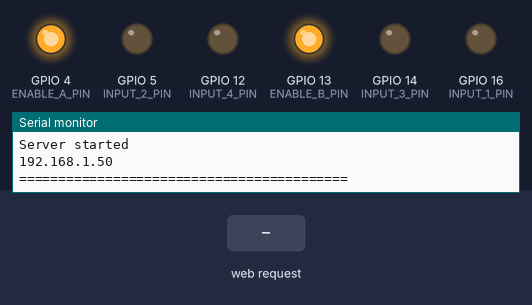
This sketch was run on a simulated ESP8266 (NodeMCU). On the bench: output pins drawn as LEDs (lit = HIGH), the last lines printed to the serial monitor. The test bench sets the inputs (shaded band). WiFi joins after 1.5 s; servers stay silent unless stated.

Above: at 2.8 s.
2.9 s: HTTP request GET /forward received
At 3.3 s:
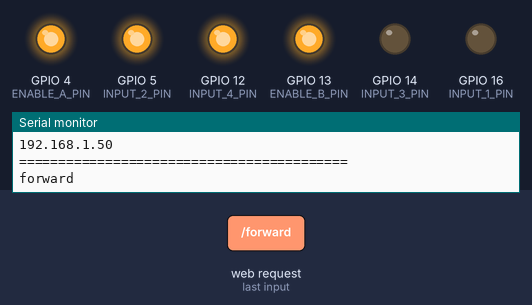
4.4 s: HTTP request GET /backward received
At 5.6 s:
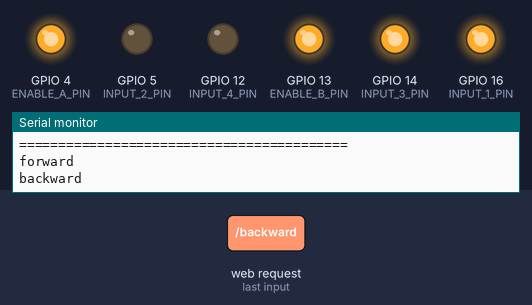
5.9 s: HTTP request GET /left received
At 6.8 s:
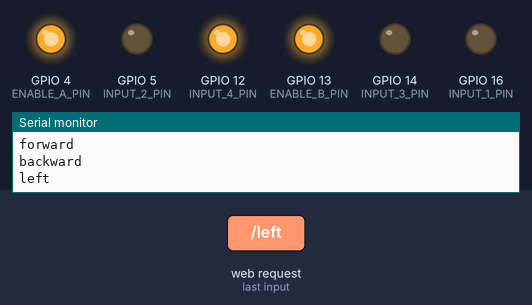
7.4 s: HTTP request GET /right received
At 7.9 s:
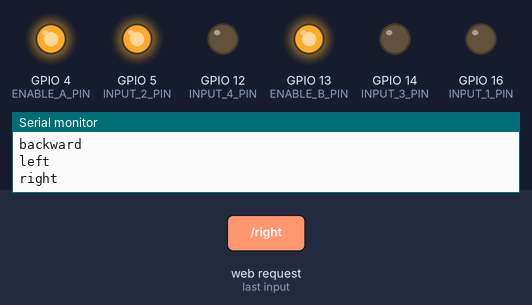
Timing chart, 0 to 9.9 s (numbered marks = the images above; inputs shaded):
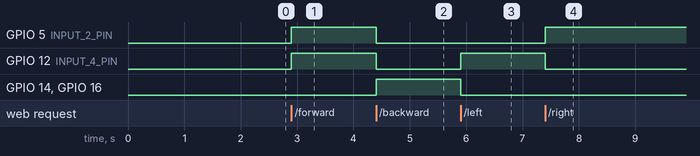

The sketch:

Brod.ino
```cpp
#include <ESP8266WebServer.h>
#include <ESP8266mDNS.h>
#include <ESP8266WiFiMulti.h>

#define INPUT_1_PIN   16     // D0
#define INPUT_2_PIN   5      // D1
#define ENABLE_A_PIN  4      // D2

#define INPUT_3_PIN   14     // D5
#define INPUT_4_PIN   12     // D6
#define ENABLE_B_PIN  13     // D7

ESP8266WebServer server(80);
ESP8266WiFiMulti wifiMulti;

const char *webpage =
#include "WebPage.h"
;

void setup() {
  Serial.begin(9600);

  delay(10);

  wifiMulti.addAP("Infoart", "Iart236WEP707");
  wifiMulti.addAP("AMIS-1-002196675318", "malamerica");
  wifiMulti.addAP("HUAWEI P smart", "1346776aec86");

  while (wifiMulti.run() != WL_CONNECTED) {
    delay(1000);
    Serial.println(".");
  }

  Serial.println("");
  Serial.print("Connected to ");
  Serial.println(WiFi.SSID());
  Serial.print("IP address:\t");
  Serial.println(WiFi.localIP());

  if (MDNS.begin("WifiBoat")) {
    Serial.println("MDNS Responder Started");

    MDNS.addService("nodeMcuBoat", "tcp", 23);
  }

  // Start the server

  server.on("/", handleRoot);

  server.on("/forward", []() {
    Serial.println("forward");

    digitalWrite(INPUT_1_PIN, LOW);
	digitalWrite(INPUT_2_PIN, HIGH);

	digitalWrite(INPUT_3_PIN, LOW);
    digitalWrite(INPUT_4_PIN, HIGH);

    server.send(200, "text/plain", "forward");
  });

  server.on("/stop", [](){
    Serial.println("stop");

    digitalWrite(INPUT_1_PIN, LOW);
    digitalWrite(INPUT_2_PIN, LOW);

    digitalWrite(INPUT_3_PIN, LOW);
    digitalWrite(INPUT_4_PIN, LOW);

    server.send(200, "text/plain", "stop");
  });

  server.on("/backward", [](){
    Serial.println("backward");

    digitalWrite(INPUT_1_PIN, HIGH);
    digitalWrite(INPUT_2_PIN, LOW);

    digitalWrite(INPUT_3_PIN, HIGH);
    digitalWrite(INPUT_4_PIN, LOW);

    server.send(200, "text/plain", "backward");
  });

  server.on("/left", []() {
    Serial.println("left");

    digitalWrite(INPUT_1_PIN, LOW);
	digitalWrite(INPUT_2_PIN, LOW);

	digitalWrite(INPUT_3_PIN, LOW);
    digitalWrite(INPUT_4_PIN, HIGH);

    server.send(200, "text/plain", "left");
  });

  server.on("/right", []() {
    Serial.println("right");

    digitalWrite(INPUT_1_PIN, LOW);
	digitalWrite(INPUT_2_PIN, HIGH);

	digitalWrite(INPUT_3_PIN, LOW);
    digitalWrite(INPUT_4_PIN, LOW);

    server.send(200, "text/plain", "left");
  });

  server.onNotFound(handleNotFound);

  server.begin();
  Serial.println("Server started");

  // Print the IP address
  Serial.println(WiFi.localIP());

  Serial.println("==========================================");

  pinMode(INPUT_1_PIN, OUTPUT);
  pinMode(INPUT_2_PIN, OUTPUT);
  pinMode(ENABLE_A_PIN, OUTPUT);

  pinMode(INPUT_3_PIN, OUTPUT);
  pinMode(INPUT_4_PIN, OUTPUT);
  pinMode(ENABLE_B_PIN, OUTPUT);

  digitalWrite(INPUT_1_PIN, LOW);
  digitalWrite(INPUT_2_PIN, LOW);
  digitalWrite(ENABLE_A_PIN, HIGH);

  digitalWrite(INPUT_3_PIN, LOW);
  digitalWrite(INPUT_4_PIN, LOW);
  digitalWrite(ENABLE_B_PIN, HIGH);
}

void loop() {
	server.handleClient();
}

void handleRoot() {
	server.send(200, "text/html", webpage);
}

void handleNotFound(){
  String message = "File Not Found\n\n";
  message += "URI: ";
  message += server.uri();
  message += "\nMethod: ";
  message += (server.method() == HTTP_GET)?"GET":"POST";
  message += "\nArguments: ";
  message += server.args();
  message += "\n";
  for (uint8_t i=0; i<server.args(); i++){
    message += " " + server.argName(i) + ": " + server.arg(i) + "\n";
  }
  server.send(404, "text/plain", message);
}
```

WebPage.h
```cpp
 R"(
<html>
  <head>
    <meta charset="utf-8">
    <meta http-equiv="X-UA-Compatible" content="IE=edge">
    <meta name="viewport" content="width=device-width, initial-scale=1.0, maximum-scale=1.0, user-scalable=no" />
    <link rel="stylesheet" href="https://maxcdn.bootstrapcdn.com/bootstrap/3.3.7/css/bootstrap.min.css">
  </head>
  <body>
    <div class="container-fluid">
      <div class="col-xs-12"  style="height: 100vh">
        <div class="row" style="height: 33vh; padding-top: 1em; padding-bottom:1em">
          <div class="col-xs-4" ></div>
          <div class="col-xs-4" style="text-align: center; height: 100%">
            <button id="drive" type="button" class="btn btn-default" style="height: 100%; width: 100%" onmousedown='makeAjaxCall("forward")' onmouseup='makeAjaxCall("stop")' ontouchstart='makeAjaxCall("forward")' ontouchend='makeAjaxCall("stop")'>Drive</button>
          </div>
        </div>
        <div class="row" style="height: 33vh; padding-bottom:1em">
		  <div class="col-xs-2" ></div>
          <div class="col-xs-4" style="height: 100%; text-align: center">
            <button id="left" type="button" class="btn btn-default" style="height: 100%; width: 100%" onmousedown='makeAjaxCall("left")' onmouseup='makeAjaxCall("stop")' ontouchstart='makeAjaxCall("left")' ontouchend='makeAjaxCall("stop")'>Left</button>
          </div>
          <div class="col-xs-4" style="height: 100%; text-align: center">
            <button id="right" type="button" class="btn btn-default" style="height: 100%; width: 100%" onmousedown='makeAjaxCall("right")' onmouseup='makeAjaxCall("stop")' ontouchstart='makeAjaxCall("right")' ontouchend='makeAjaxCall("stop")'>Right</button>
          </div>
          <div class="col-xs-2" ></div>
        </div>
        <div class="row" style="height: 33vh; padding-bottom:1em">
          <div class="col-xs-4" ></div>
          <div class="col-xs-4" style="height: 100%; text-align: center">
            <button id="back" type="button" class="btn btn-default" style="height: 100%; width: 100%" onmousedown='makeAjaxCall("backward")' onmouseup='makeAjaxCall("stop")' ontouchstart='makeAjaxCall("backward")' ontouchend='makeAjaxCall("stop")'>Back</button>
          </div>
        </div>
      </div>
    </div>
    <script src="https://ajax.googleapis.com/ajax/libs/jquery/1.12.4/jquery.min.js"></script>
    <script src="https://maxcdn.bootstrapcdn.com/bootstrap/3.3.7/js/bootstrap.min.js"></script>
    <script> function makeAjaxCall(url){$.ajax({"url": url})}</script>
  </body>
</html>
)"
```

Measured:
- after the input at 2.9 s, GPIO 5 (INPUT_2_PIN), GPIO 12 (INPUT_4_PIN): LOW → HIGH at once
- after the input at 4.4 s, GPIO 5 (INPUT_2_PIN), GPIO 12 (INPUT_4_PIN): HIGH → LOW at once; GPIO 14 (INPUT_3_PIN), GPIO 16 (INPUT_1_PIN): LOW → HIGH at once
- after the input at 5.9 s, GPIO 12 (INPUT_4_PIN): LOW → HIGH at once; GPIO 14 (INPUT_3_PIN), GPIO 16 (INPUT_1_PIN): HIGH → LOW at once
- after the input at 7.4 s, GPIO 5 (INPUT_2_PIN): LOW → HIGH at once; GPIO 12 (INPUT_4_PIN): HIGH → LOW at once
